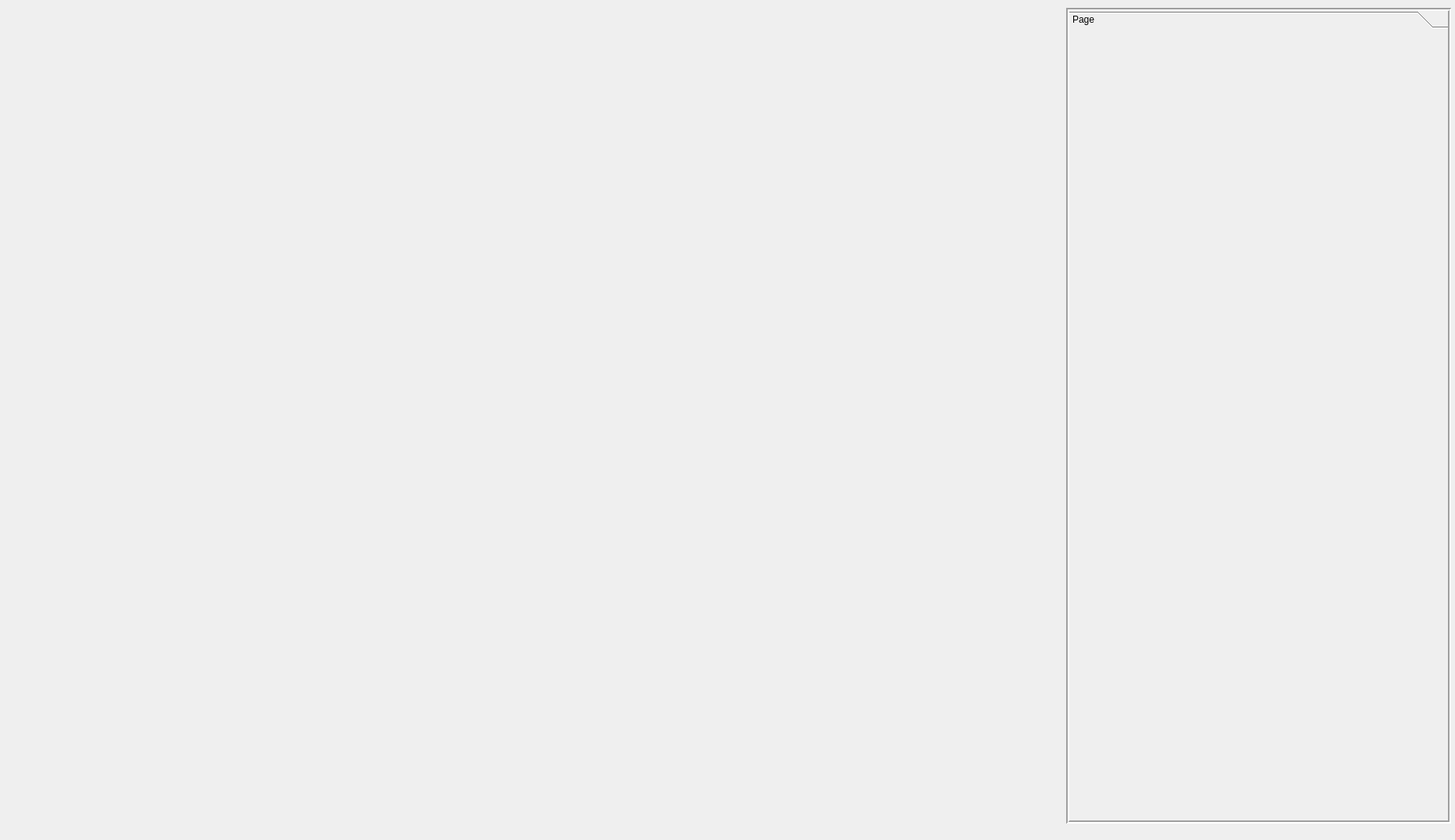
<?xml version="1.0" encoding="UTF-8"?>
<ui version="4.0">
 <class>TaskLayoutUI</class>
 <widget class="QWidget" name="TaskLayoutUI">
  <property name="geometry">
   <rect>
    <x>0</x>
    <y>0</y>
    <width>1856</width>
    <height>1072</height>
   </rect>
  </property>
  <property name="sizePolicy">
   <sizepolicy hsizetype="Preferred" vsizetype="Preferred">
    <horstretch>0</horstretch>
    <verstretch>0</verstretch>
   </sizepolicy>
  </property>
  <property name="minimumSize">
   <size>
    <width>870</width>
    <height>991</height>
   </size>
  </property>
  <property name="maximumSize">
   <size>
    <width>10000</width>
    <height>10000</height>
   </size>
  </property>
  <property name="windowTitle">
   <string>Form</string>
  </property>
  <property name="styleSheet">
   <string notr="true"/>
  </property>
  <widget class="QToolBox" name="RightSideBar">
   <property name="geometry">
    <rect>
     <x>1360</x>
     <y>10</y>
     <width>491</width>
     <height>1041</height>
    </rect>
   </property>
   <property name="frameShape">
    <enum>QFrame::Box</enum>
   </property>
   <property name="frameShadow">
    <enum>QFrame::Sunken</enum>
   </property>
   <property name="lineWidth">
    <number>2</number>
   </property>
   <property name="midLineWidth">
    <number>0</number>
   </property>
   <property name="currentIndex">
    <number>0</number>
   </property>
   <widget class="QWidget" name="page_2">
    <property name="geometry">
     <rect>
      <x>0</x>
      <y>0</y>
      <width>487</width>
      <height>1006</height>
     </rect>
    </property>
    <attribute name="label">
     <string>Page</string>
    </attribute>
   </widget>
  </widget>
  <widget class="QFrame" name="PerceptionFrame">
   <property name="geometry">
    <rect>
     <x>315</x>
     <y>10</y>
     <width>1040</width>
     <height>630</height>
    </rect>
   </property>
   <property name="minimumSize">
    <size>
     <width>1040</width>
     <height>630</height>
    </size>
   </property>
   <property name="maximumSize">
    <size>
     <width>1040</width>
     <height>630</height>
    </size>
   </property>
   <property name="frameShape">
    <enum>QFrame::NoFrame</enum>
   </property>
   <property name="frameShadow">
    <enum>QFrame::Plain</enum>
   </property>
   <property name="lineWidth">
    <number>1</number>
   </property>
  </widget>
  <widget class="QWidget" name="TaskWidget" native="true">
   <property name="geometry">
    <rect>
     <x>315</x>
     <y>635</y>
     <width>1040</width>
     <height>425</height>
    </rect>
   </property>
   <property name="minimumSize">
    <size>
     <width>1040</width>
     <height>425</height>
    </size>
   </property>
   <property name="maximumSize">
    <size>
     <width>1040</width>
     <height>425</height>
    </size>
   </property>
  </widget>
  <widget class="QWidget" name="StopWidget" native="true">
   <property name="geometry">
    <rect>
     <x>0</x>
     <y>880</y>
     <width>315</width>
     <height>171</height>
    </rect>
   </property>
   <property name="minimumSize">
    <size>
     <width>315</width>
     <height>171</height>
    </size>
   </property>
   <property name="maximumSize">
    <size>
     <width>315</width>
     <height>171</height>
    </size>
   </property>
   <widget class="QWidget" name="page_3" native="true">
    <property name="geometry">
     <rect>
      <x>0</x>
      <y>0</y>
      <width>98</width>
      <height>28</height>
     </rect>
    </property>
    <widget class="QWidget" name="verticalLayoutWidget_4">
     <property name="geometry">
      <rect>
       <x>0</x>
       <y>0</y>
       <width>561</width>
       <height>981</height>
      </rect>
     </property>
     <layout class="QVBoxLayout" name="JointSliderLayout"/>
    </widget>
   </widget>
   <widget class="QWidget" name="page_4" native="true">
    <property name="geometry">
     <rect>
      <x>0</x>
      <y>0</y>
      <width>98</width>
      <height>28</height>
     </rect>
    </property>
    <widget class="QWidget" name="verticalLayoutWidget_7">
     <property name="geometry">
      <rect>
       <x>10</x>
       <y>0</y>
       <width>551</width>
       <height>311</height>
      </rect>
     </property>
     <layout class="QVBoxLayout" name="HandControlLayout"/>
    </widget>
    <widget class="QWidget" name="verticalLayoutWidget_11">
     <property name="geometry">
      <rect>
       <x>10</x>
       <y>310</y>
       <width>551</width>
       <height>421</height>
      </rect>
     </property>
     <layout class="QVBoxLayout" name="ComCopLayout"/>
    </widget>
    <widget class="QWidget" name="verticalLayoutWidget_8">
     <property name="geometry">
      <rect>
       <x>10</x>
       <y>730</y>
       <width>551</width>
       <height>251</height>
      </rect>
     </property>
     <layout class="QVBoxLayout" name="ErrorStatusLayout"/>
    </widget>
   </widget>
   <widget class="QWidget" name="page_5" native="true">
    <property name="geometry">
     <rect>
      <x>0</x>
      <y>0</y>
      <width>561</width>
      <height>958</height>
     </rect>
    </property>
    <widget class="QWidget" name="verticalLayoutWidget_12">
     <property name="geometry">
      <rect>
       <x>9</x>
       <y>9</y>
       <width>551</width>
       <height>591</height>
      </rect>
     </property>
     <layout class="QVBoxLayout" name="NudgeControlLayout"/>
    </widget>
    <widget class="QWidget" name="verticalLayoutWidget_13">
     <property name="geometry">
      <rect>
       <x>10</x>
       <y>620</y>
       <width>551</width>
       <height>331</height>
      </rect>
     </property>
     <layout class="QVBoxLayout" name="TrajOptConfirmLayout"/>
    </widget>
   </widget>
  </widget>
  <widget class="QWidget" name="StatusWidget" native="true">
   <property name="geometry">
    <rect>
     <x>0</x>
     <y>10</y>
     <width>315</width>
     <height>871</height>
    </rect>
   </property>
   <property name="minimumSize">
    <size>
     <width>315</width>
     <height>871</height>
    </size>
   </property>
   <property name="maximumSize">
    <size>
     <width>315</width>
     <height>871</height>
    </size>
   </property>
  </widget>
 </widget>
 <resources/>
 <connections/>
</ui>
